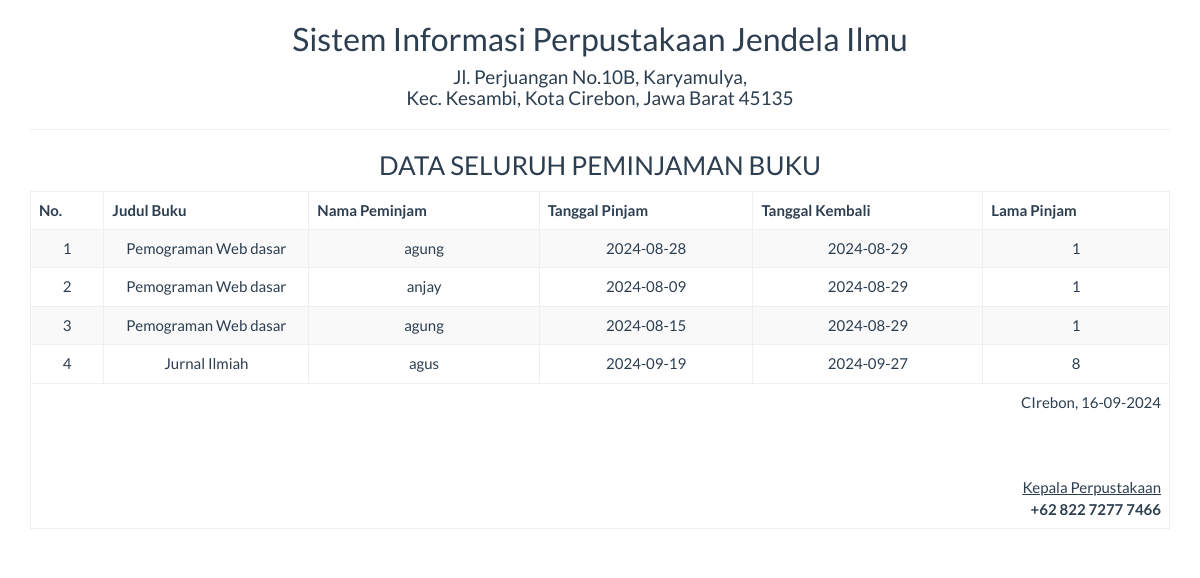
Screenshot of /report/peminjaman_semua.php with the database file from the repository.
### tables this page shows
CREATE TABLE `peminjaman` (
  `judul_buku` varchar(50) NOT NULL,
  `peminjam` varchar(50) NOT NULL,
  `tgl_pinjam` varchar(25) NOT NULL,
  `tgl_kembali` varchar(25) NOT NULL,
  `lama_pinjam` int(11) NOT NULL,
  `keterangan` varchar(100) NOT NULL,
  `id` int(11) NOT NULL
);

### report/peminjaman_semua.php (the view, shortened to what this page needs)
<!DOCTYPE html>
<html>
    <head>
        <link href="../Assets/css/bootstrap.min.css" rel="stylesheet" type="text/css"/>
    </head>
    <body onload="print()">
        <?php
        include '../config/koneksi.php';
        ?>
        <div class="container">
            <div class='row'>
                <div class="col-sm-12">
                    <div class="text-center">
                    <h2>Sistem Informasi Perpustakaan Jendela Ilmu </h2>
                    <h4>Jl. Perjuangan No.10B, Karyamulya, <br> Kec. Kesambi, Kota Cirebon, Jawa Barat 45135</h4>
                        <hr>
                        <h3>DATA SELURUH PEMINJAMAN BUKU</h3>
                        <table class="table table-bordered table-striped table-hover">
                        <tbody>
                                <thead>
								<tr>
									<th>No.</th><th width="18%">Judul Buku</th><th>Nama Peminjam</th><th>Tanggal Pinjam</th><th>Tanggal Kembali</th><th>Lama Pinjam</th>
								</tr>
								</thead>
							<tbody>
                            <?php
                            $sql = "SELECT * FROM peminjaman";
                            $query = mysqli_query($koneksi, $sql) or die("SQL Anda Salah");
                            $nomor = 0;
                            while ($data = mysqli_fetch_array($query)) {
                                $nomor++;
                                ?>
                                <tr>
                                    <td><?= $nomor ?></td>
                                    <td><?= $data['judul_buku'] ?></td>
									<td><?= $data['peminjam'] ?></td>
                                    <td><?= $data['tgl_pinjam'] ?></td>
                                    <td><?= $data['tgl_kembali'] ?></td>
                                    <td><?= $data['lama_pinjam'] ?></td>
                                </tr>
                            <?php } ?>
							</tbody>
                        </tbody>
                            <tfoot>
                                <tr>
                                    <td colspan="8" class="text-right">
                                        CIrebon,  <?= date("d-m-Y") ?>
                                        <br><br><br><br>
                                        <u>Kepala Perpustakaan<strong></u><br>
                                        +62 822 7277 7466
									</td>
								</tr>
							</tfoot>
                        </table>
                    </div>
                </div>
            </div>
    </body>
</html>

### rows the page displays
peminjaman: judul_buku "Pemograman Web dasar", peminjam "agung", tgl_pinjam "2024-08-28", tgl_kembali "2024-08-29", lama_pinjam "1"
peminjaman: judul_buku "Pemograman Web dasar", peminjam "anjay", tgl_pinjam "2024-08-09", tgl_kembali "2024-08-29", lama_pinjam "1"
peminjaman: judul_buku "Pemograman Web dasar", peminjam "agung", tgl_pinjam "2024-08-15", tgl_kembali "2024-08-29", lama_pinjam "1"
peminjaman: judul_buku "Jurnal Ilmiah", peminjam "agus", tgl_pinjam "2024-09-19", tgl_kembali "2024-09-27", lama_pinjam "8"
